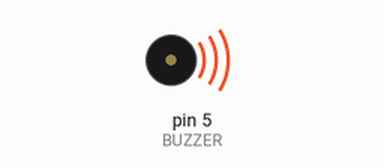
Simulated run of this sketch. Board: Arduino Uno, built with avr-gcc and run on an emulated ATmega328P. Parts: buzzer (waves = sounding).

Above: at 0.1 s.
Timing chart, 0 to 1.6 s (numbered marks = the images above):
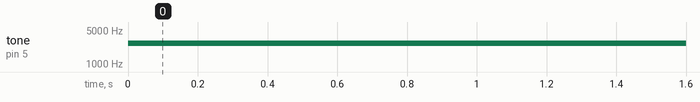

Measured:
- by itself, tone on pin 5 (BUZZER): silent → 2650 Hz at 0.00 s

The sketch:

codigo1_resposta.ino
```cpp
#define BUZZER 5


void setup() {
}

void loop()
{
    tone(BUZZER, 2650, 1000); //2650Hz 100ms
}
```
